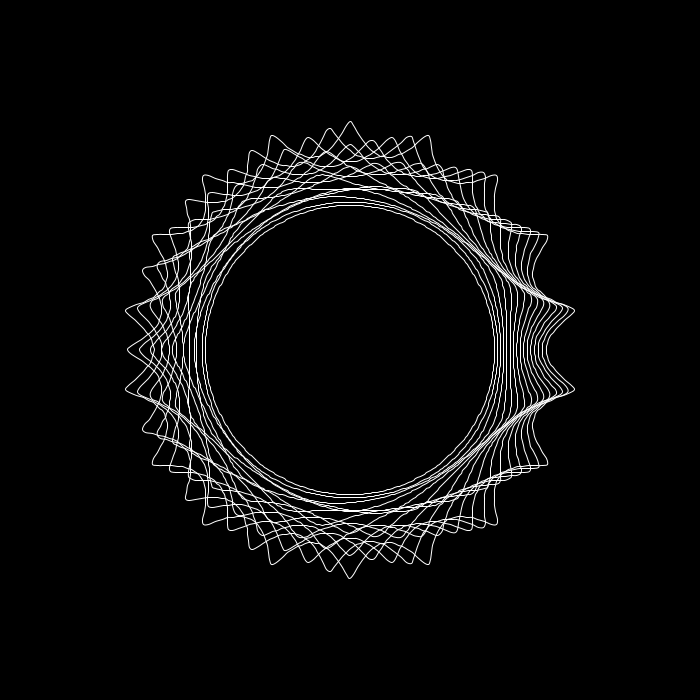
Frame 1 (no input)
Frame 60 (the mouse pressed at the canvas centre just before this capture): identical to frame 1, image omitted
Frame 120 (the mouse held since frame 60 and released just before this capture): identical to frame 1, image omitted

The Processing sketch that drew this single still picture (run headless with seeded random() and noise(); from frame 60 on, the mouse is pressed at the canvas centre):

// Processing sketch: sketch_150127b
// ── sketch_150127b.pde
float scaler = 200;
int m = 2;
float n1 = 18;
float n2 = 1;
float n3 = 1;

void setup() {
  size(700, 700);
  smooth();
  noFill();
  stroke(255);
}

void draw() {
  background(0);
  
  pushMatrix();
  translate(width/2, height/2);

  float newscaler = scaler;
  for (int s = 16; s > 0; s--) {  
    beginShape();
  
    float mm = m + s;
    float nn1 = n1 + s;
    float nn2 = n2 + s;
    float nn3 = n3 + s;
    newscaler = newscaler * 0.98;
    float sscaler = newscaler;

    PVector[] points = superformula(mm, nn1, nn2, nn3);
    curveVertex(points[points.length-1].x * sscaler, points[points.length-1].y * sscaler);
    for (int i = 0;i < points.length; i++) {
      curveVertex(points[i].x * sscaler, points[i].y * sscaler);
    }
    curveVertex(points[0].x * sscaler, points[0].y * sscaler);
    endShape();
  }
  popMatrix();
}


PVector[] superformula(float m,float n1,float n2,float n3) {
  int numPoints = 360;
  float phi = TWO_PI / numPoints;
  PVector[] points = new PVector[numPoints+1];
  for (int i = 0;i <= numPoints;i++) {
    points[i] = superformulaPoint(m,n1,n2,n3,phi * i);
  }
  return points;
}

PVector superformulaPoint(float m,float n1,float n2,float n3,float phi) {
  float r;
  float t1,t2;
  float a=1,b=1;
  float x = 0;
  float y = 0;

  t1 = cos(m * phi / 4) / a;
  t1 = abs(t1);
  t1 = pow(t1,n2);

  t2 = sin(m * phi / 4) / b;
  t2 = abs(t2);
  t2 = pow(t2,n3);

  r = pow(t1+t2,1/n1);
  if (abs(r) == 0) {
    x = 0;
    y = 0;
  }  
  else {
    r = 1 / r;
    x = r * cos(phi);
    y = r * sin(phi);
  }

  return new PVector(x, y);
}
